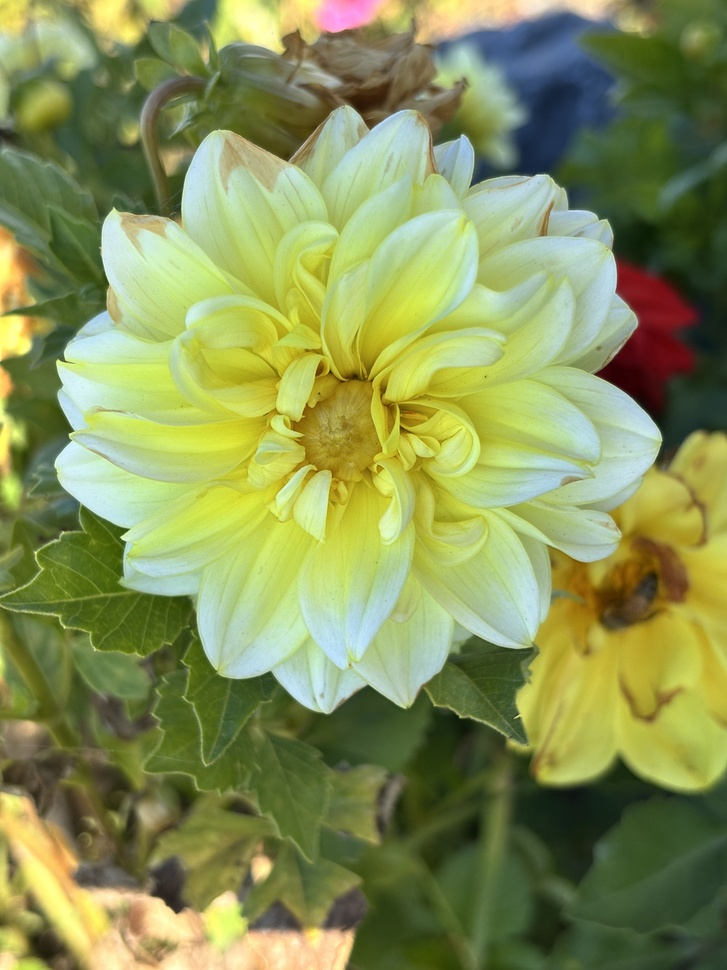
#> input picture exercise/Python Base/input.JPG, 727 x 970 px, shrunk from 3024 x 4032 before the run, found by its file name
$ python ImageEditor.py
#> lines starting #> are read from the running program, lines starting #| are printed output that depends on the picture
import cv2
import numpy as np
from PIL import Image


class PhotoEditor:
    def __init__(self, image_path):
#> called with image_path = 'input.jpg'
        self.image = Image.open(image_path).convert('RGB')
#> self.image is the input picture: PIL image 727x970 RGB; mean R, G, B 135.2, 146.4, 87.5
        self.array = np.array(self.image).astype(np.float32) / 255.0

    # 基础调整方法
    def adjust_exposure(self, value):
        """调整曝光度 (-1到1)"""
#> called with value = 0.2
        self.array = np.clip(self.array * (1 + value), 0, 1)
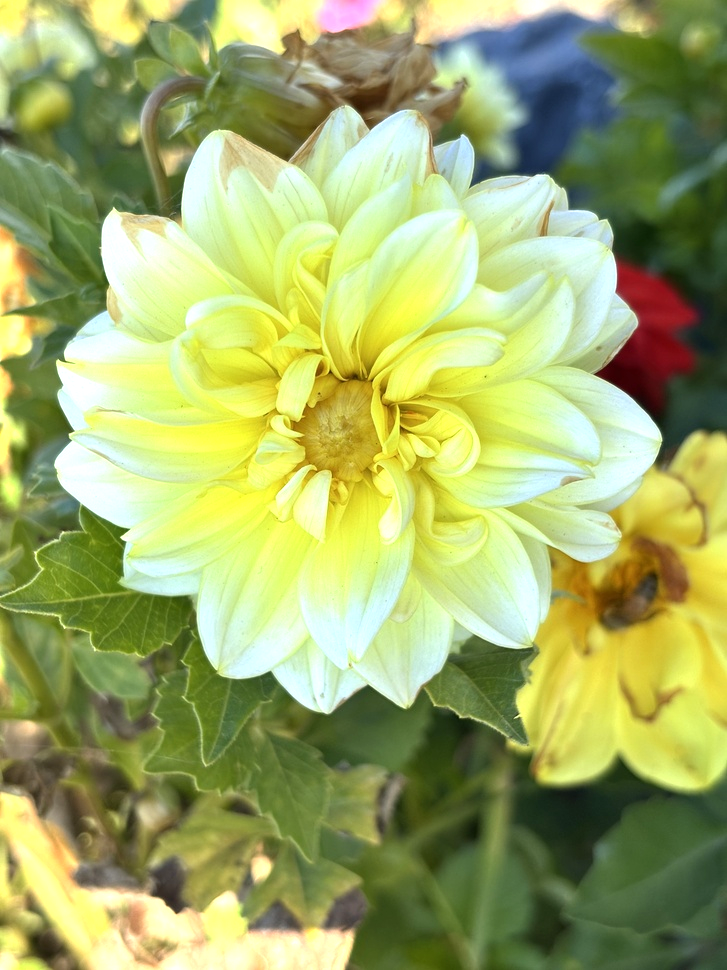
#> self.array: shape (970, 727, 3) float32; mean R, G, B 0.629, 0.677, 0.41
#> in adjust_brightness, `self.array = np.clip(self.array + value, 0, 1)`:
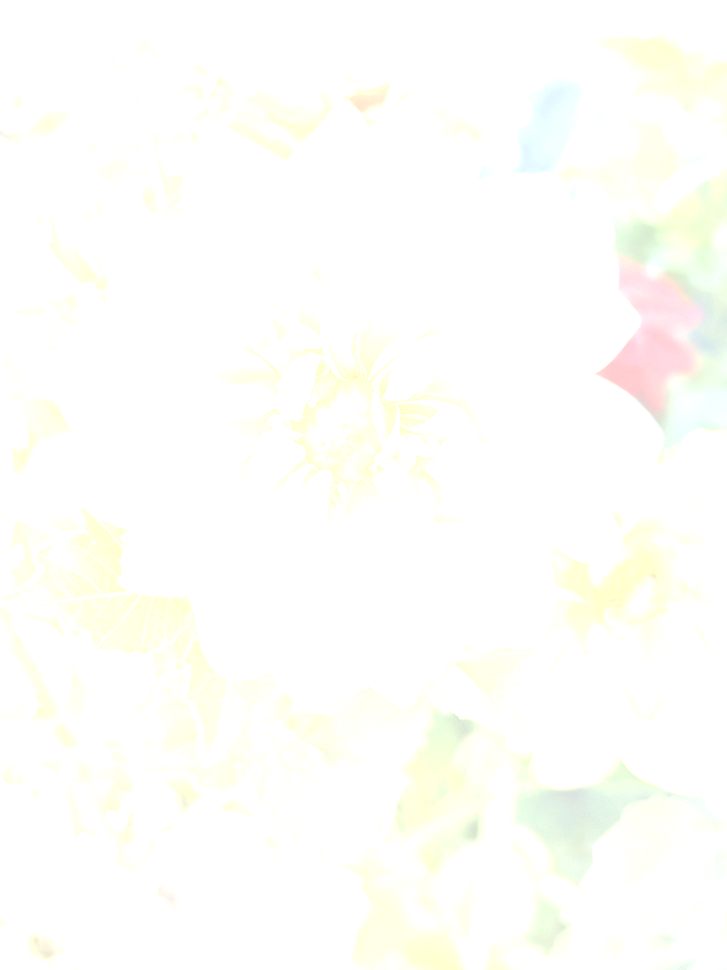
#> self.array: shape (970, 727, 3) float32; mean R, G, B 0.997, 0.998, 0.983

    def adjust_contrast(self, value):
        """调整对比度 (建议0-2)"""
#> called with value = 1.1
        mean = np.mean(self.array)
#> mean = 0.993
        self.array = np.clip((self.array - mean) * value + mean, 0, 1)

    def adjust_brightness(self, value):
        """调整亮度 (-1到1)"""
        self.array = np.clip(self.array + value, 0, 1)

    # 颜色调整方法
    def adjust_saturation(self, value):
        """调整饱和度 (-1到1)"""
#> called with value = 0.3
        hsv = self._rgb_to_hsv()
        hsv[..., 1] = np.clip(hsv[..., 1] * (1 + value), 0, 1)
#> hsv: shape (970, 727, 3) float32; mean H, S, V 21, 0, 1
        self.array = self._hsv_to_rgb(hsv)

    # [7 lines left out: function adjust_vibrance, not called in this run]

    def adjust_temperature(self, value):
        """色温调整 (-1冷色到1暖色)"""
#> called with value = -0.1
        self.array[..., 0] *= (1 + value)  # 红色通道
        self.array[..., 2] *= (1 - value)  # 蓝色通道
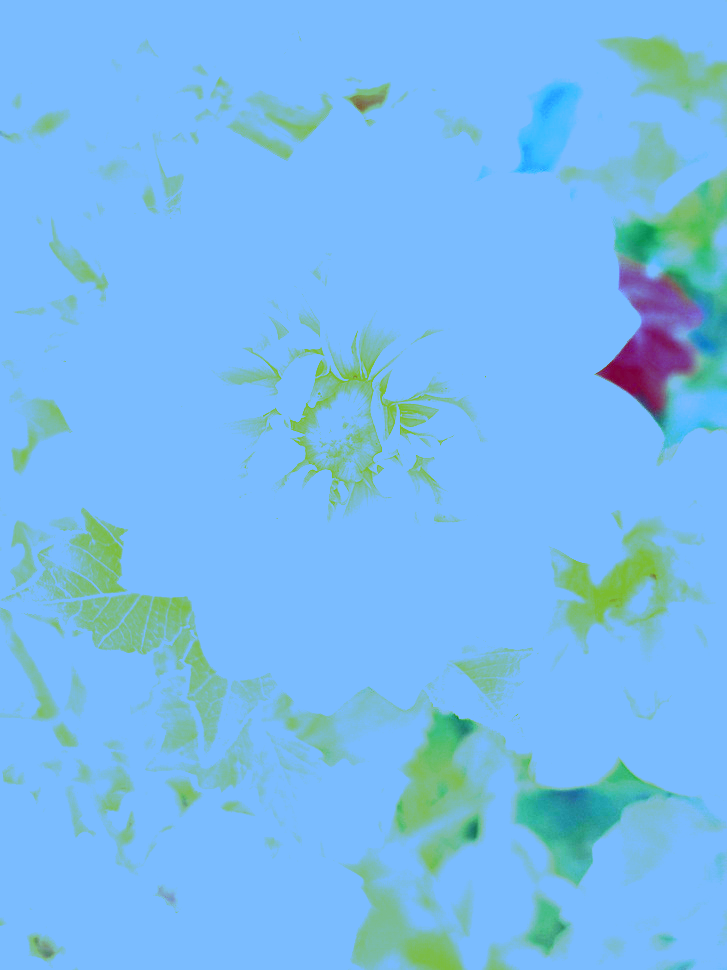
#> self.array: shape (970, 727, 3) float32; mean R, G, B 0.896, 0.997, 1.08; drawn with min black and max white
        self.array = np.clip(self.array, 0, 1)
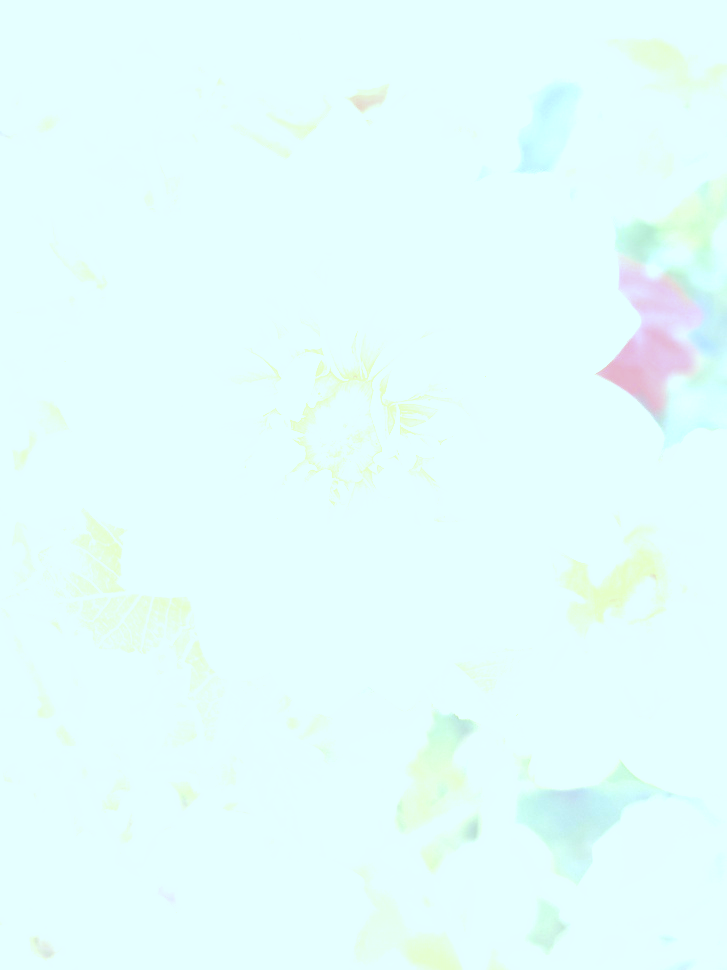
#> self.array: shape (970, 727, 3) float32; mean R, G, B 0.896, 0.997, 0.992

    # [19 lines left out: functions adjust_tint, adjust_highlights, adjust_shadows, not called in this run]

    def adjust_sharpness(self, value):
        """锐度调整 (0-1)"""
#> called with value = 0.2
        kernel = np.array([[-1, -1, -1],
                           [-1, 9, -1],
                           [-1, -1, -1]]) * value
#> kernel = [[-0.2, -0.2, -0.2], [-0.2, 1.8, -0.2], [-0.2, -0.2, -0.2]]
        sharpened = cv2.filter2D(self.array, -1, kernel)
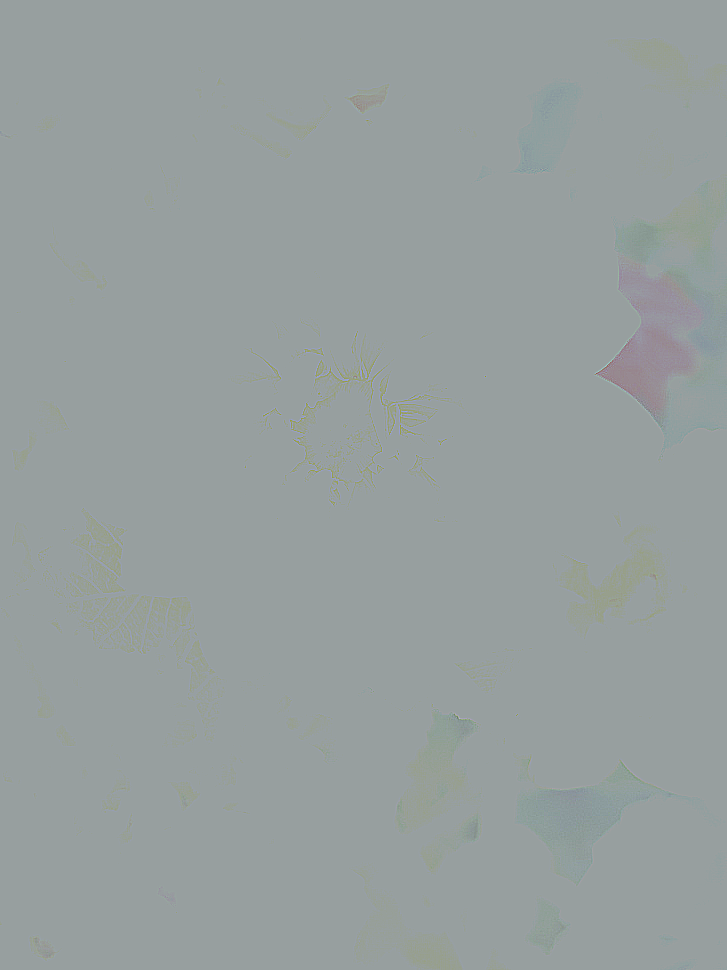
#> sharpened: shape (970, 727, 3) float32; mean R, G, B 0.179, 0.201, 0.199; drawn with min black and max white
        self.array = np.clip(sharpened, 0, 1)
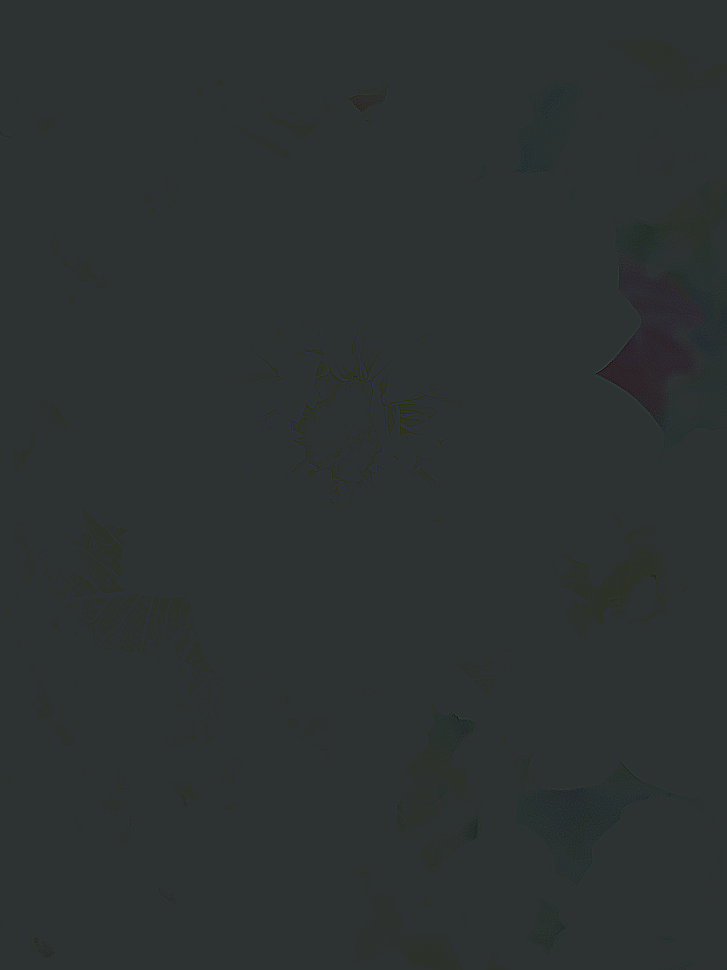
#> self.array: shape (970, 727, 3) float32; mean R, G, B 0.179, 0.201, 0.199

    def adjust_vignette(self, strength):
        """晕影效果 (0-1)"""
#> called with strength = 0.3
        rows, cols = self.array.shape[:2]
        x = np.linspace(-1, 1, cols)
        y = np.linspace(-1, 1, rows)
        X, Y = np.meshgrid(x, y)
        mask = 1 - np.sqrt(X ** 2 + Y ** 2) * strength
        mask = np.clip(mask, 0, 1)[..., np.newaxis]
        self.array = np.clip(self.array * mask, 0, 1)

    # 工具方法
    def _rgb_to_hsv(self):
        """RGB转HSV颜色空间"""
        return cv2.cvtColor(self.array, cv2.COLOR_RGB2HSV)

    def _hsv_to_rgb(self, hsv):
        """HSV转RGB颜色空间"""
        return cv2.cvtColor(hsv, cv2.COLOR_HSV2RGB)

    def save(self, output_path):
        """保存处理后的图片"""
#> called with output_path = 'output.jpg'
        output_array = (self.array * 255).astype(np.uint8)
        Image.fromarray(output_array).save(output_path)


# 使用示例
if __name__ == "__main__":
    editor = PhotoEditor("input.jpg")

    # 应用各种调整
    editor.adjust_exposure(0.2)  # 增加曝光
    editor.adjust_brightness(0.8)
    editor.adjust_contrast(1.1)  # 提高对比度
    editor.adjust_saturation(0.3)  # 增加饱和度
    editor.adjust_temperature(-0.1)  # 稍微冷色调
    editor.adjust_sharpness(0.2)  # 增加锐度
    editor.adjust_vignette(0.3)  # 添加晕影效果

    editor.save("output.jpg")

$ run again, with exercise/Python Base/IMG_0013.JPG copied over exercise/Python Base/input.JPG
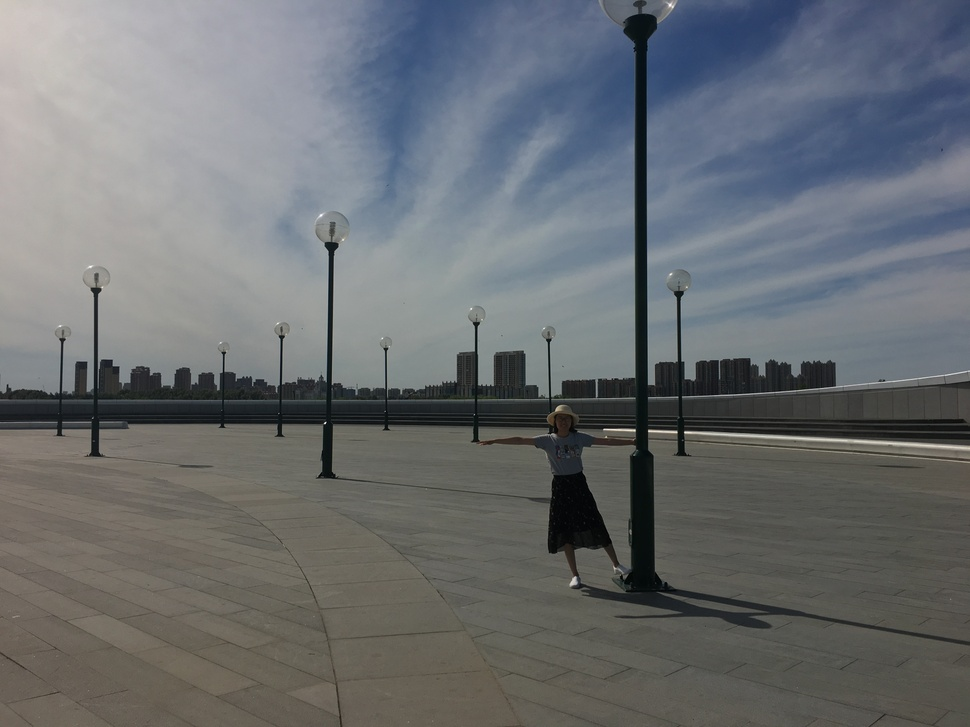
#> input picture exercise/Python Base/IMG_0013.JPG, 970 x 727 px, shrunk from 4032 x 3024 before the run, found by its file name
#> in __init__, self.image is the input picture: PIL image 970x727 RGB; mean R, G, B 106.1, 109.7, 112.7
#> mean = 0.995
#> hsv: shape (727, 970, 3) float32; mean H, S, V 12.3, 0, 1
#> in adjust_temperature, `self.array[..., 2] *= (1 - value)`:
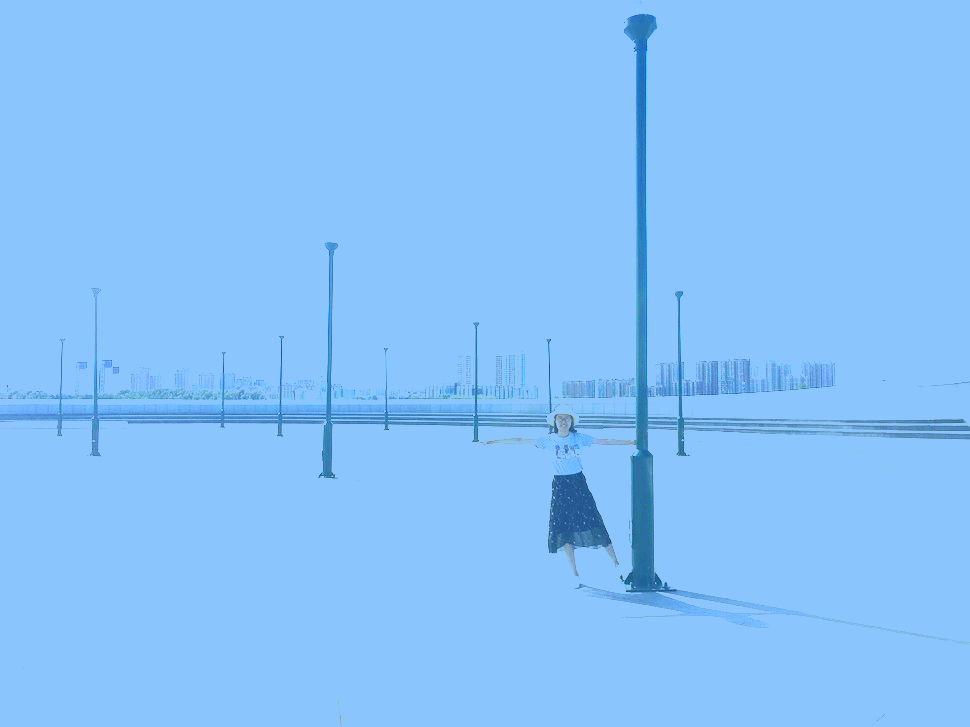
#> self.array: shape (727, 970, 3) float32; mean R, G, B 0.893, 0.995, 1.1; drawn with min black and max white
#> kernel = [[-0.2, -0.2, -0.2], [-0.2, 1.8, -0.2], [-0.2, -0.2, -0.2]]
#> in adjust_sharpness, `sharpened = cv2.filter2D(self.array, -1, kernel)`:
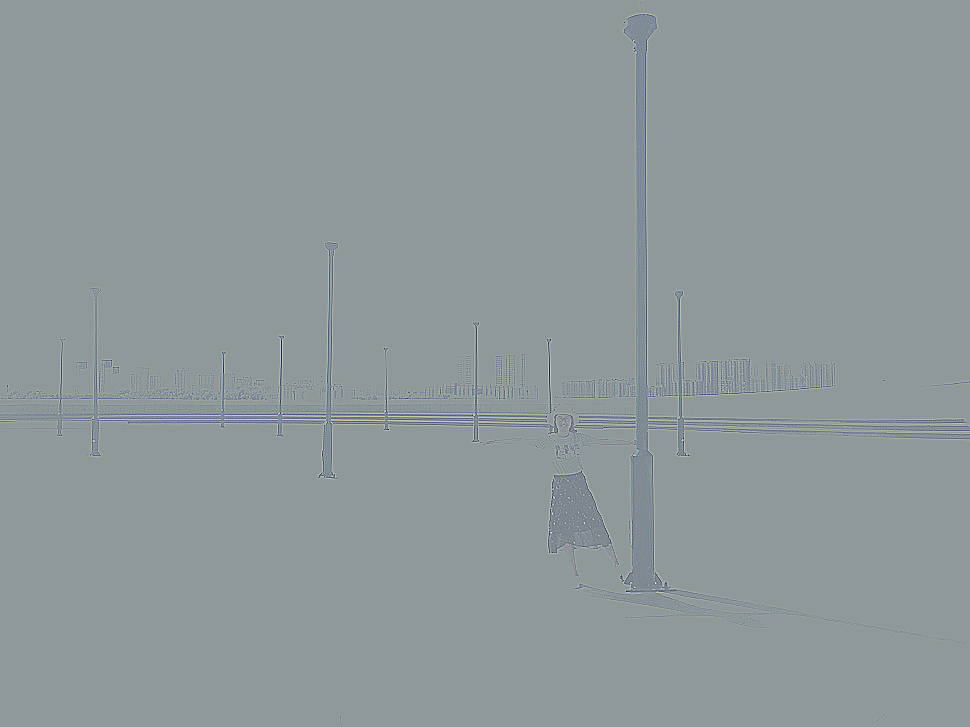
#> sharpened: shape (727, 970, 3) float32; mean R, G, B 0.178, 0.2, 0.201; drawn with min black and max white
